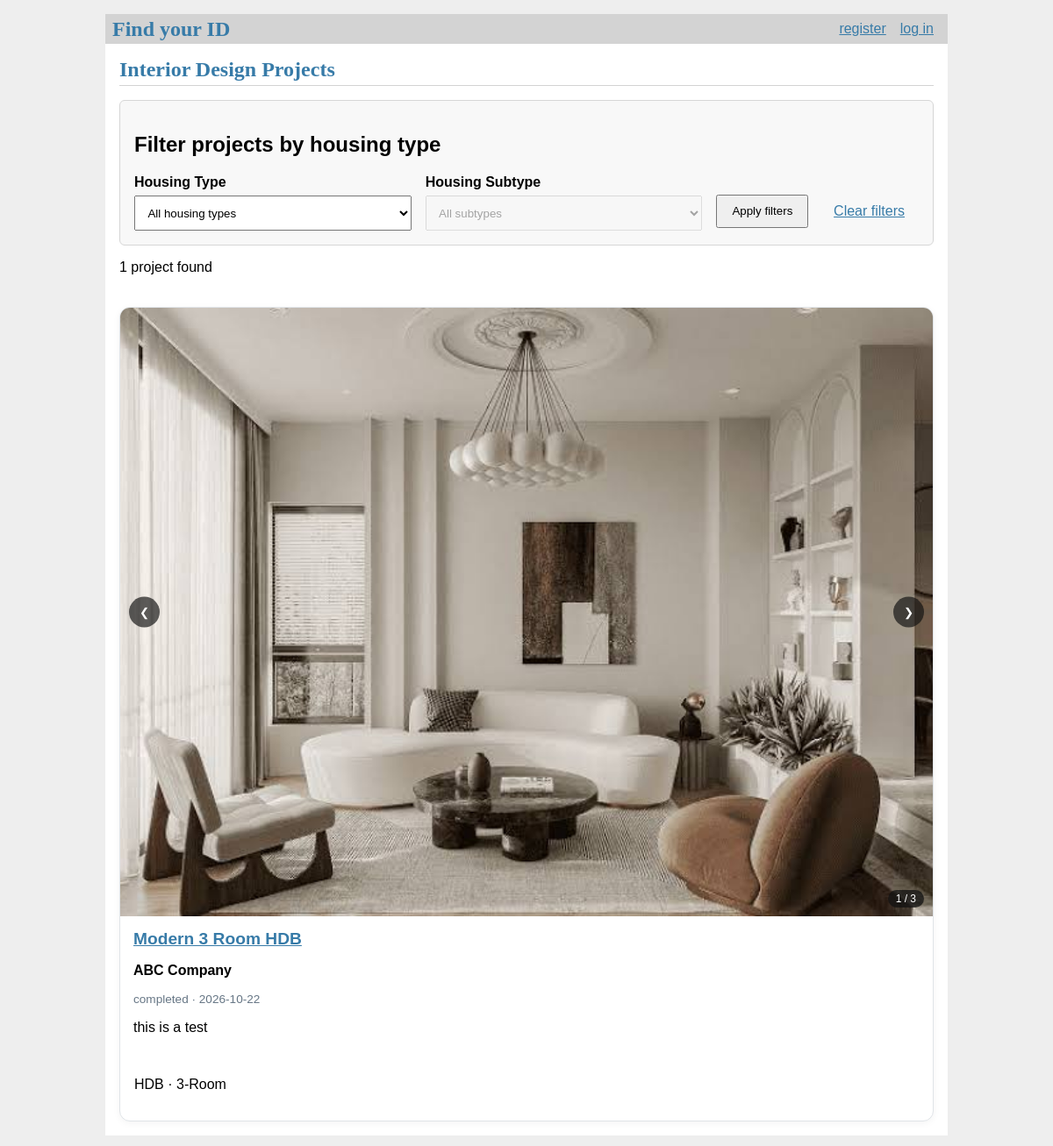
The page / on the database its author committed.
### tables this page shows
CREATE TABLE idp_media(
    mediaID integer primary key autoincrement,
    idp_id integer not null,
    link text not null,        -- random name on disk
    created timestamp not null default current_timestamp,
    foreign key (idp_id) references idp (id) on delete cascade
);

CREATE TABLE idp(
    id integer primary key autoincrement,
    designer_id integer not null,
    title text not null,
    description text,
    propertyType text not null,
    price integer not null check (price >= 0), -- whole dollars (SGD)
    status text not null default 'completed'
        check (status in ('ongoing', 'completed')),
    created timestamp not null default current_timestamp, property_subtype_id INTEGER REFERENCES property_subtype(id),
    foreign key (designer_id) references designer (userID)
);

CREATE TABLE company(
    companyID integer primary key autoincrement,
    companyName text not null,
    companyLine text unique not null,
    companyEmail text
);

### idfinder/boundaries/home.py (the view)
    @bp.route('/')
    def index():
        selected_type = request.args.get('property_type', '').strip()
        selected_subtype = request.args.get('property_subtype_id', '').strip()
        housing_types, housing_subtypes = SearchController.options()
        error = None
        try:
            projects = SearchController.search(selected_type, selected_subtype)
        except ValidationError as exc:
            projects = []
            error = str(exc)
        return render_template(
            'home/index.html', idps=projects,
            housing_types=housing_types, housing_subtypes=housing_subtypes,
            selected_type=selected_type, selected_subtype=selected_subtype,
            filter_error=error,
        ), 400 if error else 200

### idfinder/boundaries/auth.py (called while the page is built)
    @bp.before_app_request
    def load_logged_in_user():
        user_id = session.get('user_id')
        if user_id is None:
            g.user = None
        else:
            g.user = auth_control.get_user(user_id)  # g.user lasts for the length of the request

### idfinder/controller/search_controller.py (called while the page is built, shortened)
    @staticmethod
    def options():
        return Housing.types(), Housing.subtypes()

    @staticmethod
    def search(property_type='', property_subtype_id=''):
        property_type = (property_type or '').strip()
        if property_type and Housing.find_type(property_type) is None:
            raise ValidationError('Please choose a valid housing type.')
        subtype_id = None
        return IDP.find_all_with_images(property_type, subtype_id)

### idfinder/db.py (called while the page is built)
def get_db(): #called when app has been created and is handling a request
    if 'db' not in g:
        g.db = sqlite3.connect( #establishes connection to the file pointed by DATABASE in create_app in __init__.py
            current_app.config['DATABASE'],
            detect_types=sqlite3.PARSE_DECLTYPES
        )
        g.db.row_factory = sqlite3.Row #tells the connection to return rows that behave like dicts --> columns can be accessed by name
    return g.db

### idfinder/entities/housing.py (called while the page is built)
    @staticmethod
    def types():
        return [dict(r) for r in get_db().execute(
            'SELECT id, code, name FROM property_type ORDER BY id')]

    @staticmethod
    def subtypes():
        return [dict(r) for r in get_db().execute(
            'SELECT s.id, s.property_type_id, s.name, t.code AS type_code '
            'FROM property_subtype s JOIN property_type t ON t.id = s.property_type_id '
            'ORDER BY t.id, s.id')]

### idfinder/entities/idp.py (called while the page is built)
    @staticmethod
    def find_all_with_images(property_type='', property_subtype_id=None):
        projects = [dict(item) for item in IDP.find_all(property_type, property_subtype_id)]
        if not projects:
            return projects
        ids = [project['id'] for project in projects]
        placeholders = ','.join('?' for _ in ids)
        images = get_db().execute(
            f'SELECT idp_id, link FROM idp_media '
            f'WHERE idp_id IN ({placeholders}) ORDER BY mediaID',
            ids
        ).fetchall()
        lookup = {project_id: [] for project_id in ids}
        for item in images:
            lookup[item['idp_id']].append(dict(item))
        for project in projects:
            project['images'] = lookup[project['id']]
        return projects

### idfinder/templates/home/index.html (shortened to what this page needs)
{% extends 'base.html' %}
{% block header %}
  <h1>{% block title %}Interior Design Projects{% endblock %}</h1>
{% endblock %}
{% block content %}
<link rel="stylesheet" href="{{ url_for('static', filename='housing.css') }}">
<form method="get" action="{{ url_for('home.index') }}" class="housing-filter" data-housing-selects>
  <h2>Filter projects by housing type</h2>
  <div class="housing-fields">
    <div class="housing-field">
      <label for="filter-type">Housing Type</label>
      <select id="filter-type" name="property_type" data-housing-type>
        <option value="">All housing types</option>
      </select>
    </div>
    <div class="housing-field">
      <label for="filter-subtype">Housing Subtype</label>
      <select id="filter-subtype" name="property_subtype_id" data-housing-subtype data-placeholder="All subtypes">
        <option value="">All subtypes</option>
      </select>
    </div>
    <div class="housing-actions">
      <button type="submit">Apply filters</button>
      <a href="{{ url_for('home.index') }}">Clear filters</a>
    </div>
  </div>
</form>
<p aria-live="polite">{{ idps|length }} project{{ '' if idps|length == 1 else 's' }} found</p>
<div class="project-grid">
  {% for idp in idps %}
    <article class="project-card">
      <div class="project-carousel"
           data-carousel
           aria-label="Images for {{ idp['title'] }}">
        {% if idp['images'] %}
          {% for img in idp['images'] %}
            <img
              class="project-slide{% if loop.first %} active{% endif %}"
              src="{{ url_for('static', filename='uploads/' + img['link']) }}"
              alt="{{ img['caption'] or idp['title'] }}"
              loading="lazy"
            >
          {% endfor %}
          {% if idp['images']|length > 1 %}
            <button
              type="button"
              class="carousel-arrow carousel-prev"
              data-direction="-1"
              aria-label="Previous image">
              &#10094;
            </button>
            <button
              type="button"
              class="carousel-arrow carousel-next"
              data-direction="1"
              aria-label="Next image">
              &#10095;
            </button>
            <span class="carousel-counter" aria-live="polite">
              1 / {{ idp['images']|length }}
            </span>
          {% endif %}
        {% else %}
          <div class="project-no-image">
            No images uploaded
          </div>
        {% endif %}
      </div>
      <div class="project-info">
        <h2>
          <a href="{{ url_for('home.project_detail', idp_id=idp['id']) }}">
            {{ idp['title'] }}
          </a>
        </h2>
        <p class="project-designer">
          {{ idp['company_name'] or idp['designer_name'] }}
        </p>
        <p class="project-meta">
          {{ idp['status'] }}
          · {{ (idp['created']|string)[:10] }}
        </p>
        <p>
          {{ idp['description'] or '' }}
        </p>
      </div>
      <p class="housing-project-meta">{{ 'Condominium' if idp['propertyType'] == 'Condo' else idp['propertyType'] }}
        {% if idp['property_subtype_name'] %} &middot; {{ idp['property_subtype_name'] }}{% endif %}</p>
    </article>
  {% else %}
    <p>No matching projects. Try another housing type or clear the filters.</p>
  {% endfor %}
</div>
{% endblock %}

### idfinder/templates/base.html (shortened to what this page needs)
<!DOCTYPE html>
<link rel="stylesheet" href="{{url_for('static', filename='style.css')}}">
<nav>
    <h1>Find your ID</h1>
    <ul>
        {% if g.user %}
            <li><span>{{g.user['name']}}</span></li>
            {% if g.user['Usertype'] == 'platform' %}
              <li><a href="{{url_for('platform.dashboard')}}">Manager Dashboard</a></li>
            {% endif %}
            <li><a href="{{url_for('auth.log_out_user')}}">log out</a></li>
        {% else %}
            <li><a href="{{url_for('auth.register')}}">register</a></li>
            <li><a href="{{url_for('auth.login')}}">log in</a></li>
        {% endif %}
    </ul>
</nav>
<section class="content">
    <header>
        {% block header %}{% endblock %}
    </header>
    {% block content %}{% endblock %}
</section>

### idfinder/static/style.css (style rules this page uses)
h1 { font-family: serif; color: #377ba8; margin: 1rem 0; }
a { color: #377ba8; }
nav { background: lightgray; display: flex; align-items: center; padding: 0 0.5rem; }
nav h1 { flex: auto; margin: 0; }
nav ul { display: flex; list-style: none; margin: 0; padding: 0; }
nav ul li a, nav ul li span, header .action { display: block; padding: 0.5rem; }
.content { padding: 0 1rem 1rem; }
.content > header { border-bottom: 1px solid lightgray; display: flex; align-items: flex-end; }
.content > header h1 { flex: auto; margin: 1rem 0 0.25rem 0; }
.content:last-child { margin-bottom: 0; }
.content form { margin: 1em 0; display: flex; flex-direction: column; }
.content label { font-weight: bold; margin-bottom: 0.5em; }
.project-grid { display: grid; grid-template-columns: repeat(auto-fit, minmax(min(100%, 270px), 1fr)); gap: 20px; padding-top: 20px; }
.project-card { border: 1px solid #e0e4e8; border-radius: 12px; background: white; overflow: hidden; box-shadow: 0 2px 8px #0000000c; }
.project-carousel { position: relative; width: 100%; aspect-ratio: 4 / 3; background: #edf0f2; overflow: hidden; }
.project-slide { width: 100%; height: 100%; object-fit: cover; display: block; }
.carousel-arrow { position: absolute; top: 50%; transform: translateY(-50%); background: #111a; color: white; border: none; border-radius: 50%; width: 35px; height: 35px; cursor: pointer; }
.carousel-prev { left: 10px; }
.carousel-next { right: 10px; }
.carousel-counter { position: absolute; bottom: 10px; right: 10px; color: white; background: #111b; border-radius: 15px; padding: 3px 9px; font-size: 12px; }
.project-info { padding: 15px; }
.project-info h2 { font-size: 1.2rem; margin: 0 0 6px; }
.project-designer { font-weight: 600; }
.project-meta { color: #667685; font-size: .85rem; }

### idfinder/static/housing.css (style rules this page uses)
.housing-filter { margin: 1rem 0 1.5rem; padding: 1rem; border: 1px solid #d6d6d6; border-radius: 6px; background: #f8f8f8; }
.housing-fields { display: flex; gap: 1rem; flex-wrap: wrap; align-items: flex-end; }
.housing-field { flex: 1 1 210px; }
.housing-field label { display: block; margin-bottom: .4rem; font-weight: bold; }
.housing-field select { width: 100%; padding: .65rem; }
.housing-actions { display: flex; gap: .8rem; align-items: center; padding-bottom: .2rem; }
.housing-actions button, .housing-actions a { padding: .6rem 1rem; }
.housing-project-meta { padding: 0 1rem 1rem; }

### rows shown on the page
idp: images|length "3", title "Modern 3 Room HDB", companyName "ABC Company", status "completed", created "2026-10-22", description "this is a test", propertyType "HDB", property_subtype_name "3-Room"
idp_media: link (picture)

### other values the page prints
{{ idps|length }} "1"
